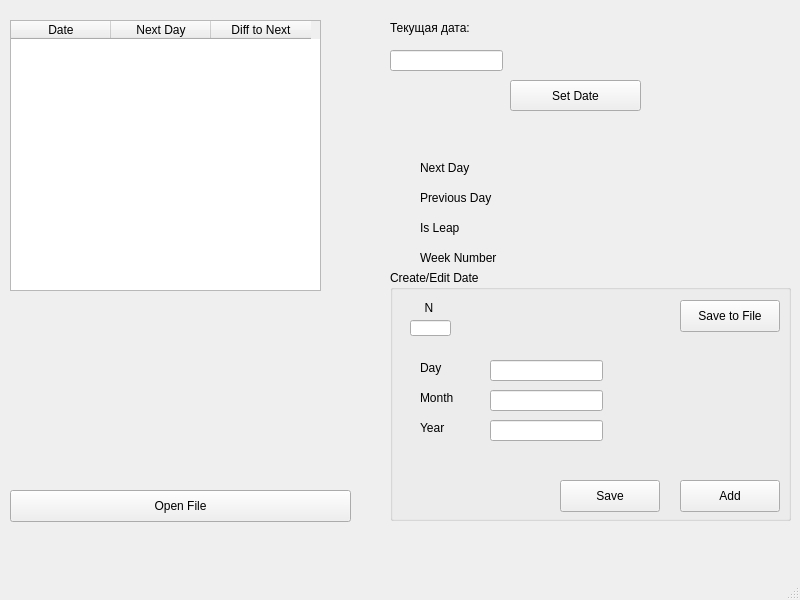
<?xml version="1.0" encoding="UTF-8"?>
<ui version="4.0">
 <class>MainWindow</class>
 <widget class="QMainWindow" name="MainWindow">
  <property name="geometry">
   <rect>
    <x>0</x>
    <y>0</y>
    <width>800</width>
    <height>600</height>
   </rect>
  </property>
  <property name="windowTitle">
   <string>MainWindow</string>
  </property>
  <widget class="QWidget" name="centralwidget">
   <widget class="QPushButton" name="pushButton">
    <property name="geometry">
     <rect>
      <x>10</x>
      <y>490</y>
      <width>341</width>
      <height>32</height>
     </rect>
    </property>
    <property name="text">
     <string>Open File</string>
    </property>
   </widget>
   <widget class="QLabel" name="label">
    <property name="geometry">
     <rect>
      <x>30</x>
      <y>90</y>
      <width>351</width>
      <height>41</height>
     </rect>
    </property>
    <property name="text">
     <string/>
    </property>
    <property name="alignment">
     <set>Qt::AlignCenter</set>
    </property>
    <property name="wordWrap">
     <bool>true</bool>
    </property>
   </widget>
   <widget class="QLabel" name="label_2">
    <property name="geometry">
     <rect>
      <x>390</x>
      <y>20</y>
      <width>111</width>
      <height>16</height>
     </rect>
    </property>
    <property name="text">
     <string>Текущая дата:</string>
    </property>
   </widget>
   <widget class="QTableWidget" name="tableWidget">
    <property name="geometry">
     <rect>
      <x>10</x>
      <y>20</y>
      <width>311</width>
      <height>271</height>
     </rect>
    </property>
    <column>
     <property name="text">
      <string>Date</string>
     </property>
    </column>
    <column>
     <property name="text">
      <string>Next Day</string>
     </property>
    </column>
    <column>
     <property name="text">
      <string>Diff to Next</string>
     </property>
    </column>
   </widget>
   <widget class="QLineEdit" name="line_main_date">
    <property name="geometry">
     <rect>
      <x>390</x>
      <y>50</y>
      <width>113</width>
      <height>21</height>
     </rect>
    </property>
   </widget>
   <widget class="QPushButton" name="pushButton_set_date">
    <property name="geometry">
     <rect>
      <x>510</x>
      <y>80</y>
      <width>131</width>
      <height>31</height>
     </rect>
    </property>
    <property name="text">
     <string>Set Date</string>
    </property>
   </widget>
   <widget class="QLabel" name="label_next_day">
    <property name="geometry">
     <rect>
      <x>420</x>
      <y>160</y>
      <width>71</width>
      <height>16</height>
     </rect>
    </property>
    <property name="text">
     <string>Next Day</string>
    </property>
   </widget>
   <widget class="QLabel" name="label_prev_day">
    <property name="geometry">
     <rect>
      <x>420</x>
      <y>190</y>
      <width>81</width>
      <height>16</height>
     </rect>
    </property>
    <property name="text">
     <string>Previous Day</string>
    </property>
   </widget>
   <widget class="QLabel" name="label_is_leap">
    <property name="geometry">
     <rect>
      <x>420</x>
      <y>220</y>
      <width>58</width>
      <height>16</height>
     </rect>
    </property>
    <property name="text">
     <string>Is Leap</string>
    </property>
   </widget>
   <widget class="QLabel" name="label_week_num">
    <property name="geometry">
     <rect>
      <x>420</x>
      <y>250</y>
      <width>91</width>
      <height>16</height>
     </rect>
    </property>
    <property name="text">
     <string>Week Number</string>
    </property>
   </widget>
   <widget class="QLabel" name="label_next_date">
    <property name="geometry">
     <rect>
      <x>520</x>
      <y>160</y>
      <width>131</width>
      <height>20</height>
     </rect>
    </property>
    <property name="text">
     <string/>
    </property>
   </widget>
   <widget class="QLabel" name="label_prev_date">
    <property name="geometry">
     <rect>
      <x>517</x>
      <y>190</y>
      <width>111</width>
      <height>20</height>
     </rect>
    </property>
    <property name="text">
     <string/>
    </property>
   </widget>
   <widget class="QLabel" name="label_leap_date">
    <property name="geometry">
     <rect>
      <x>537</x>
      <y>220</y>
      <width>71</width>
      <height>20</height>
     </rect>
    </property>
    <property name="text">
     <string/>
    </property>
   </widget>
   <widget class="QLabel" name="label_week_date">
    <property name="geometry">
     <rect>
      <x>550</x>
      <y>250</y>
      <width>61</width>
      <height>16</height>
     </rect>
    </property>
    <property name="text">
     <string/>
    </property>
   </widget>
   <widget class="QGroupBox" name="groupBox">
    <property name="geometry">
     <rect>
      <x>390</x>
      <y>270</y>
      <width>401</width>
      <height>251</height>
     </rect>
    </property>
    <property name="title">
     <string>Create/Edit Date</string>
    </property>
    <widget class="QPushButton" name="on_buttonCreateSave_clicked">
     <property name="geometry">
      <rect>
       <x>170</x>
       <y>210</y>
       <width>100</width>
       <height>32</height>
      </rect>
     </property>
     <property name="text">
      <string>Save</string>
     </property>
    </widget>
    <widget class="QPushButton" name="on_buttonCreateAdd_clicked">
     <property name="geometry">
      <rect>
       <x>290</x>
       <y>210</y>
       <width>100</width>
       <height>32</height>
      </rect>
     </property>
     <property name="text">
      <string>Add</string>
     </property>
    </widget>
    <widget class="QLabel" name="label_create_n">
     <property name="geometry">
      <rect>
       <x>10</x>
       <y>30</y>
       <width>58</width>
       <height>16</height>
      </rect>
     </property>
     <property name="text">
      <string>N</string>
     </property>
     <property name="alignment">
      <set>Qt::AlignCenter</set>
     </property>
    </widget>
    <widget class="QLineEdit" name="line_create_n">
     <property name="geometry">
      <rect>
       <x>20</x>
       <y>50</y>
       <width>41</width>
       <height>16</height>
      </rect>
     </property>
    </widget>
    <widget class="QLabel" name="label_day">
     <property name="geometry">
      <rect>
       <x>30</x>
       <y>90</y>
       <width>58</width>
       <height>16</height>
      </rect>
     </property>
     <property name="text">
      <string>Day</string>
     </property>
    </widget>
    <widget class="QLabel" name="label_month">
     <property name="geometry">
      <rect>
       <x>30</x>
       <y>120</y>
       <width>58</width>
       <height>16</height>
      </rect>
     </property>
     <property name="text">
      <string>Month</string>
     </property>
    </widget>
    <widget class="QLabel" name="label_year">
     <property name="geometry">
      <rect>
       <x>30</x>
       <y>150</y>
       <width>58</width>
       <height>16</height>
      </rect>
     </property>
     <property name="text">
      <string>Year</string>
     </property>
    </widget>
    <widget class="QLineEdit" name="line_create_day">
     <property name="geometry">
      <rect>
       <x>100</x>
       <y>90</y>
       <width>113</width>
       <height>21</height>
      </rect>
     </property>
    </widget>
    <widget class="QLineEdit" name="line_create_month">
     <property name="geometry">
      <rect>
       <x>100</x>
       <y>120</y>
       <width>113</width>
       <height>21</height>
      </rect>
     </property>
    </widget>
    <widget class="QLineEdit" name="line_create_year">
     <property name="geometry">
      <rect>
       <x>100</x>
       <y>150</y>
       <width>113</width>
       <height>21</height>
      </rect>
     </property>
    </widget>
    <widget class="QPushButton" name="pushButton_Save_to_File">
     <property name="geometry">
      <rect>
       <x>290</x>
       <y>30</y>
       <width>100</width>
       <height>32</height>
      </rect>
     </property>
     <property name="text">
      <string>Save to File</string>
     </property>
    </widget>
    <widget class="QLabel" name="label_SaveFileMessage">
     <property name="geometry">
      <rect>
       <x>260</x>
       <y>130</y>
       <width>58</width>
       <height>16</height>
      </rect>
     </property>
     <property name="text">
      <string/>
     </property>
    </widget>
   </widget>
  </widget>
  <widget class="QMenuBar" name="menubar">
   <property name="geometry">
    <rect>
     <x>0</x>
     <y>0</y>
     <width>800</width>
     <height>24</height>
    </rect>
   </property>
  </widget>
  <widget class="QStatusBar" name="statusbar"/>
 </widget>
 <resources/>
 <connections/>
</ui>
